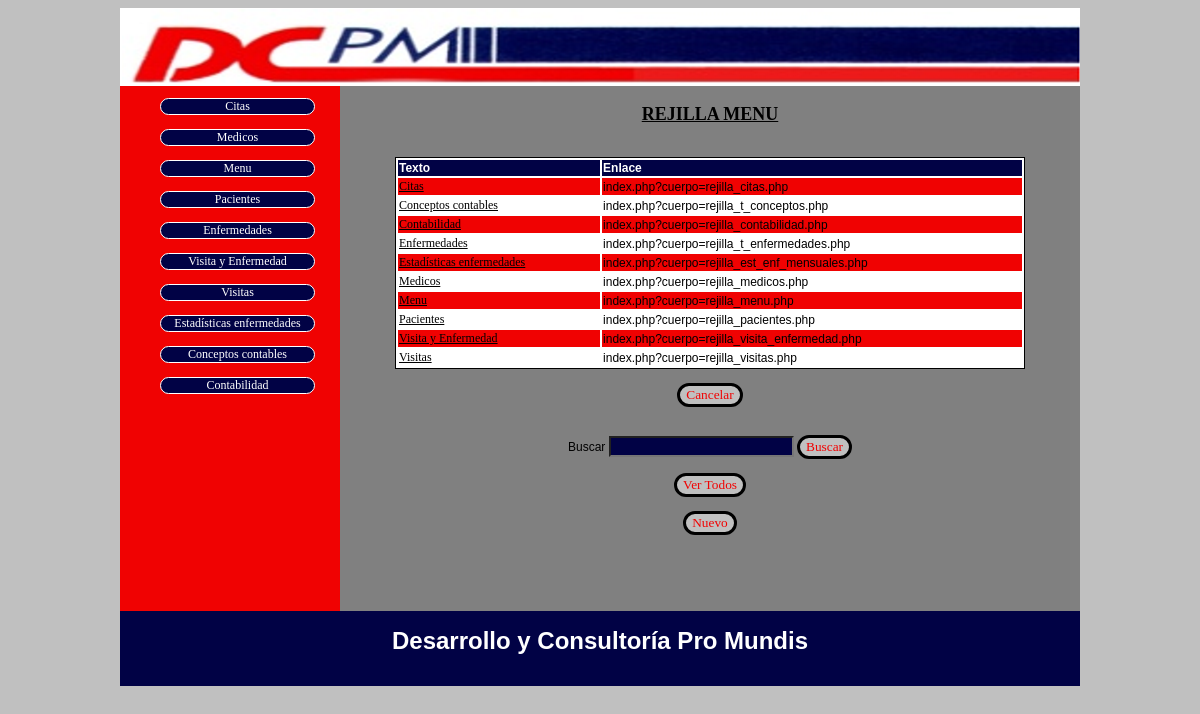
The app's page /index.php?cuerpo=rejilla_menu.php with its own data.
### tables this page shows
CREATE TABLE IF NOT EXISTS `menu` (
  `id` bigint(20) NOT NULL AUTO_INCREMENT,
  `id_padre` bigint(20) DEFAULT NULL,
  `enlace` varchar(60) DEFAULT NULL,
  `texto` varchar(60) DEFAULT NULL,
  PRIMARY KEY (`id`)
);

### clase_bd.php (called while the page is built, shortened)
<?php
class bd
    {
    private $servidor, $bd, $usuario, $clave;
    public function __construct()
        {
        $this->servidor=SERVIDOR;
        $this->bd=BD;
        $this->usuario=USUARIO;
        $this->clave=PASSWORD;
        }
    public function consultar($consulta)
        {
        try
            {
            $link = mysql_connect($this->servidor,$this->usuario,$this->clave);
            $result = mysql_query($consulta, $link);
            return $result;
            }
        catch (Exception $e)
            {
            throw new Exception ("Error de base de datos.<br>".$e->getMessage());
            }
        }
    }
?>

### menuPrincipal.php (the view)
<?php
include("clase_bd.php");
$bd=new bd();
$datos=$bd->consultar("select * from menu");
$salida="";
if ($datos)
    {
     $salida="<ul>";
     while($row = mysql_fetch_array($datos))
         {
         $salida.="<li><a href=\"".$row["enlace"]."\">".$row['texto']."</a></li><br/>";
         }
     $salida.="</ul>";
    }
echo $salida;
?>

### css/960.css (style rules this page uses)
body { min-width: 960px; }

### estilos.css (style rules this page uses)
body { color:#FFFFFF; background-color:silver; font-family: helvetica,Arial,sans-serif; font-size: 12px; text-align: justify; }
li { list-style:none; border:1px solid white; text-align: center; background-color:#010245; border-radius: 50px; margin-right: 25px; }
li a { text-decoration: none; color:#FFFFFF; }
a { text-align: center; font-family:fantasy; color:black; }

### records on screen
menu: texto "Citas"
menu: texto "Medicos"
menu: texto "Menu"
menu: texto "Pacientes"
menu: texto "Enfermedades"
menu: texto "Visita y Enfermedad"
menu: texto "Visitas"
menu: texto "Estadísticas enfermedades"
menu: texto "Conceptos contables"
menu: texto "Contabilidad"

### other values on screen
$indice "Texto"
$indice "Enlace"
$valor "Citas"
$this->enlazar($indice,$valor,$clave) "index.php?cuerpo=rejilla_citas.php"
$valor "Conceptos contables"
$this->enlazar($indice,$valor,$clave) "index.php?cuerpo=rejilla_t_conceptos.php"
$valor "Contabilidad"
$this->enlazar($indice,$valor,$clave) "index.php?cuerpo=rejilla_contabilidad.php"
$valor "Enfermedades"
$this->enlazar($indice,$valor,$clave) "index.php?cuerpo=rejilla_t_enfermedades.php"
$valor "Estadísticas enfermedades"
$this->enlazar($indice,$valor,$clave) "index.php?cuerpo=rejilla_est_enf_mensuales.php"
$valor "Medicos"
$this->enlazar($indice,$valor,$clave) "index.php?cuerpo=rejilla_medicos.php"
$valor "Menu"
